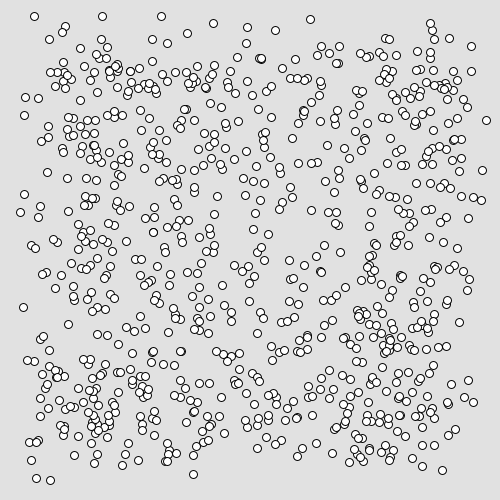
Frame 1 (no input)
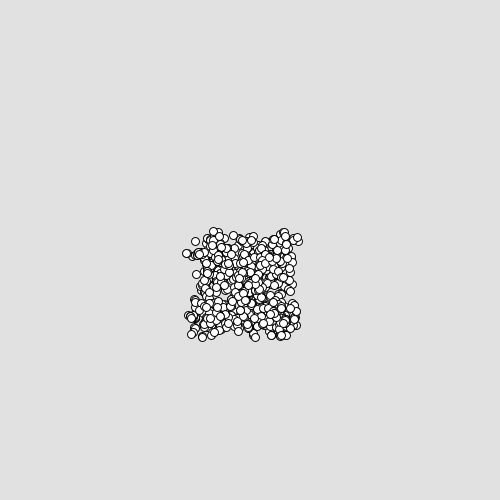
Frame 60 (the mouse pressed at the canvas centre just before this capture)
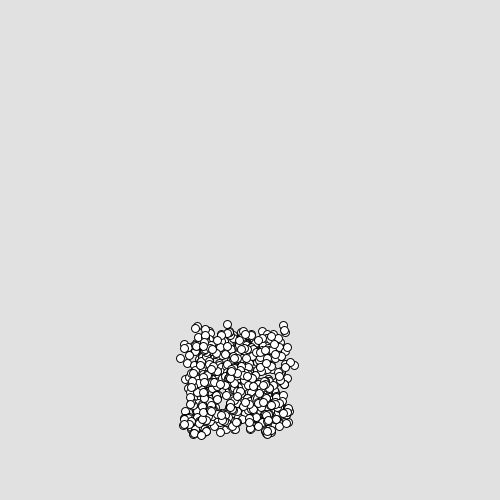
Frame 120 (the mouse held since frame 60 and released just before this capture)

The Processing sketch that drew these frames (run headless with seeded random() and noise(); from frame 60 on, the mouse is pressed at the canvas centre):

// Processing sketch: processing_128441
// ── processing_128441.pde

int count = 0;
int no = 850;
float[][] en = new float[no][2]; //円の位置を保持する配列
float[][] enp = new float[no][2]; //円の１回前の位置を保持する配列
float[][] env = new float[no][2]; //円の速度を保持する配列
float[][] endisp = new float[no][2]; //円の表示用
float rsep, thr; //分離の距離範囲，計算範囲角度
int nRate; //現在のframeRateで何カウントで接近するか？
int drawCount;

float[] vc = new float[2];
float[] va = new float[2];
float[] vs = new float[2];
float[] vm = new float[2];
int ellipseSize = 8;

//Gains
float kv = 0.8;
float kc = 20.0;
float ka = 1.0;
float ks = 2.0;
float km = 5.0;

float r = 150; //周辺の計算範囲距離
float th = 90; //周辺の計算範囲角度

void setup() {
size(500, 500); //Canvasサイズの設定
background(225); //背景色の設定
int fr = 10; //frameRateの設定
frameRate(fr); //frameRateの設定
for(int i=0; i<no; i++){
en[i][0] = int(random(0,500));
en[i][1] = int(random(0,500)); //円の初期位置
enp[i][0] = en[i][0]-random(-50,50); //円の１回前の初期位置
enp[i][1] = en[i][1]-random(-50,50); //円の１回前の初期位置
//env[i][0] = 10; //円の速度の初期値
//env[i][1] = 0; //円の速度の初期値
ellipse(en[i][0], en[i][1], 20, 20); //円の描画
}
thr = th/180*PI; //radへ変換
rsep = ellipseSize * 3; //separation limit
int sec = 3; //何秒で計算位置へ移動するか？
nRate = sec * fr; //現在のframeRateで何カウントで接近するか？
drawCount = 0;
}

void draw() {
drawCount++;

background(225);
for(int i=0; i<no; i++){
env[i][0] = en[i][0] - enp[i][0];
env[i][1] = en[i][1] - enp[i][1];
enp[i][0] = en[i][0];
enp[i][1] = en[i][1];
}
for(int i=0; i<no; i++){
vc = cohesion(i);
va = alignment(i);
vs = separation(i);
vm = minimumVel(i);

en[i][0] += env[i][0]*kv+vc[0]*kc+va[0]*ka+vs[0]*ks+vm[0]*km;
en[i][1] += env[i][1]*kv+vc[1]*kc+va[1]*ka+vs[1]*ks+vm[1]*km;
endisp[i][0] = en[i][0]%width;
endisp[i][1] = en[i][1]%height;

if(endisp[i][0] < 0){

endisp[i][0] += width;

}

if(endisp[i][1] < 0){

endisp[i][1] += height;

}
ellipse(endisp[i][0], endisp[i][1], ellipseSize, ellipseSize);
};
}

float minVel = 7;
float[] minimumVel(int i){
float[] minv = new float[2];
if((env[i][0] < minVel) && (env[i][0] > 0)){
minv[0] = minVel;
}else{
if((env[i][0] > -minVel) && (env[i][0] <= 0)){
minv[0] = -minVel;
}
}
if((env[i][1] < minVel) && (env[i][1] > 0)){
minv[1] = minVel;
}else{
if((env[i][1] > -minVel) && (env[i][1] <= 0)){
minv[1] = -minVel;
}
}
return minv;
}

//周りの円の重心に向かって移動する
float[] cohesion(int i){
float[] sum = new float[2];
float[] ave = new float[2];
float[] vcohesion = new float[2];
sum[0] = 0;
sum[1] = 0;
ave[0] = 0;
ave[1] = 0;
count = 0;
for(int j=0; j<no; j++){
if(j!=i){
float dex = en[i][0]-en[j][0];
float dey = en[i][1]-en[j][1];
float d = sqrt(pow(dex, 2)+pow(dey, 2));
if(d < r){
float innerProduct = env[i][0]*dex+env[i][1]*dey;
float absa = sqrt(pow(env[i][0], 2)+pow(env[i][1], 2));
float absb = d;
float theta = acos(innerProduct/absa/absb);
if(theta <= thr){
count++;
sum[0] = sum[0] + en[j][0];
sum[1] = sum[1] + en[j][1];
}
}
};
};
if(count != 0){
ave[0] = sum[0]/count;
ave[1] = sum[1]/count;
vcohesion[0] = (ave[0]-en[i][0])/(float(nRate));
vcohesion[1] = (ave[1]-en[i][1])/(float(nRate));
}else{
vcohesion[0] = 0;
vcohesion[1] = 0;
};
return vcohesion;
}

//周りの円の速度に合わせる
//周りの円の速度を計算し，現在速度からその速度になるように変更していく
float[] alignment(int i){
float[] sum = new float[2];
float[] ave = new float[2];
float[] valignment = new float[2];
sum[0] = 0;
sum[1] = 0;
ave[0] = 0;
ave[1] = 0;
count = 0;
for(int j=0; j<no; j++){
if(j!=i){
float dex = en[i][0]-en[j][0];
float dey = en[i][1]-en[j][1];
float dexv = env[i][0]-env[j][0];
float deyv = env[i][1]-env[j][1];
float d = sqrt(pow(dex, 2)+pow(dey, 2));
if(d < r){
float innerProduct = env[i][0]*dex+env[i][1]*dey;
float absa = sqrt(pow(env[i][0], 2)+pow(env[i][1], 2));
float absb = d;
float theta = acos(innerProduct/absa/absb);
if(theta <= thr){
count++;
sum[0] = sum[0] + env[j][0];
sum[1] = sum[1] + env[j][1];
}
}
};
};
if(count != 0){
ave[0] = sum[0]/count;
ave[1] = sum[1]/count;
valignment[0] = (ave[0]-env[i][0])/(float(nRate));
valignment[1] = (ave[1]-env[i][1])/(float(nRate));
}else{
valignment[0] = 0;
valignment[1] = 0;
};

return valignment;
}

//あまり近づき過ぎないようにする
float[] separation(int i){
float[] sum = new float[2];
float[] ave = new float[2];
float[] vseparation = new float[2];

vseparation[0] = 0;
vseparation[1] = 0;

sum[0] = 0;
sum[1] = 0;
ave[0] = 0;
ave[1] = 0;
count = 0;
for(int j=0; j<no; j++){

if(j!=i){
float dex = en[i][0]-en[j][0];
float dey = en[i][1]-en[j][1];
float dsep = sqrt(pow(dex, 2)+pow(dey, 2));
if(dsep < rsep){
count++;
float dd = rsep - dsep;
sum[0] = sum[0] + dex*dd;
sum[1] = sum[1] + dey*dd;
}
};
};
if(count != 0){
ave[0] = sum[0]/count;
ave[1] = sum[1]/count;
vseparation[0] = (ave[0])/(float(nRate));
vseparation[1] = (ave[1])/(float(nRate));
}else{
vseparation[0] = 0;
vseparation[1] = 0;
};
return vseparation;

}
